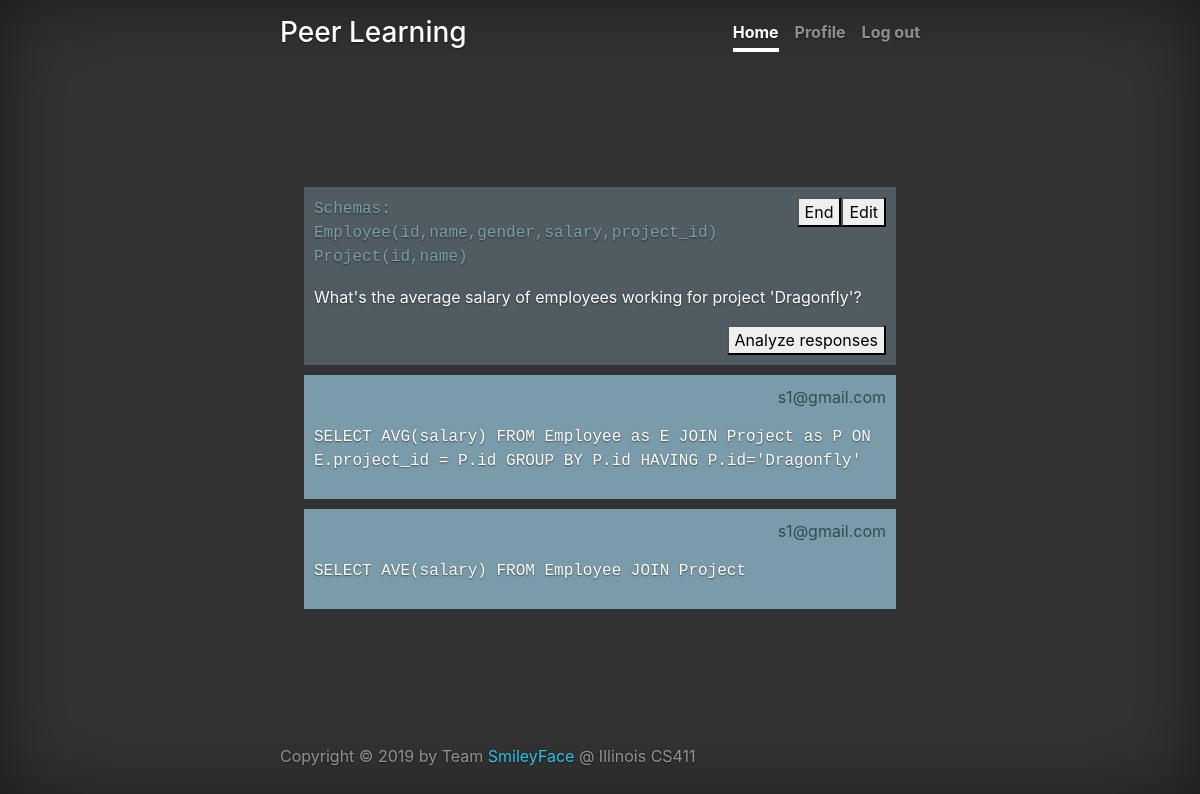
/dashboard/instructor/question/7, run on the app's committed database.
### application/models.py (models this page shows)
class Question(db.Model):
    id = db.Column(db.Integer, primary_key=True)
    CRN = db.Column(db.String(120), db.ForeignKey('course.CRN'))
    date = db.Column(db.Date())
    question = db.Column(db.String(300))
    schemas = db.Column(db.String(1000), nullable=True)
    def __init__(self, id, question, schemas, CRN=None):
        self.id = id
        self.question = question
        self.schemas = schemas
        self.CRN = CRN

class Response(db.Model):
    question_id = db.Column(db.Integer, primary_key=True)
    submission_time = db.Column(db.DateTime(timezone=True), server_default=func.now(), primary_key=True)
    student = db.Column(db.String(120), db.ForeignKey('user.email'), primary_key=True)
    response = db.Column(db.String(1000))

### application.py (the view, shortened to what this page needs)
@application.route('/dashboard/instructor/question/', methods=['POST'])
@application.route('/dashboard/instructor/question/<qid>', methods=['GET'])
def instructor_question(qid=None):
    if request.method == 'GET':
        try:
            q = db.session.execute(
                'SELECT question, schemas, crn FROM Question WHERE id=%s' % (qid)).fetchone()
            question, schemas, crn = q
            active_question = db.session.execute(
                'SELECT active_question FROM course '
                'WHERE CRN="%s"' % crn).fetchone()[0]
            responses = db.session.execute(
                'SELECT student, response FROM response WHERE question_id =' + qid
            ).fetchall()
            db.session.close()
            q = Question(qid, question, schemas, crn)
            is_active = str(qid) == str(active_question)
            return render_template("instructor_question_dashboard.html", q=q, is_active=is_active, responses=responses)
        except Exception as e:
            return str(e)

### templates/instructor_question_dashboard.html (shortened to what this page needs)
{% extends "base.html" %} {% import 'macros.html' as macros %}
{% set nav_tabs = [("Home", "/dashboard/instructor/courses"), ("Profile", "/dashboard/instructor/profile"), ("Log out", "/logout")] %}
{% set active_tab = "Home" %}
{% block content %}
<main role="main" class="inner cover">
    <div style="background-color: #505c61; padding:10px;  overflow: hidden">
        <button id="editQuestionBtn" style="float:right">Edit</button>
        <button id="startQuestionBtn" style="float:right" data-qid="{{q.id}}" data-crn="{{q.CRN}}">
        {% if is_active %} End {% else %} Start {% endif %}
        </button>
        {% if q.schemas is not none %}
        <div style="color:#7a9fab;">
            <div style="font-family:monospace">Schemas: </div>
                <p id="schema" style="font-family:monospace"> {% for schema in q.schemas.split("|") %}
                    {{schema}}<br>
                    {% endfor %} </p>
        </div>
        {% endif %}
        <p id="question">{{q.question}}</p>
        <button style="float:right" onclick="window.open('/analyze-responses/{{q.id}}','_blank')">Analyze responses</button>
    </div>
    {% for student, response in responses %}
    <div style="background-color: #7a9ba9; padding:10px; margin-top:10px;">
        <p style="text-align:right;  color:#324b54; text-shadow:none;">{{student}}</p>
        <p style="font-family:monospace;">{{response}}</p>
    </div>
    {% endfor %}
</main>
{% endblock %}

### static/styles/style.css (style rules this page uses)
html, body { height: 100%; background-color: #333; }
body { display: flex; color: #fff; text-shadow: 0 .05rem .1rem rgba(0, 0, 0, .5); box-shadow: inset 0 0 5rem rgba(0, 0, 0, .5); }
.cover { padding: 0 1.5rem; }

### data on the page
Question: question "What's the average salary of employees working for project 'Dragonfly'?"
Response: student "s1@gmail.com", response "SELECT AVG(salary) FROM Employee as E JOIN Project as P ON E.project_id = P.id GROUP BY P.id HAVING P.id='Dragonfly'"
Response: student "s1@gmail.com", response "SELECT AVE(salary) FROM Employee JOIN Project"

### other printed values
{{ text }} "Home"
{{ text }} "Profile" "Log out"
{{ schema }} "Employee(id,name,gender,salary,project_id)" "Project(id,name)"
